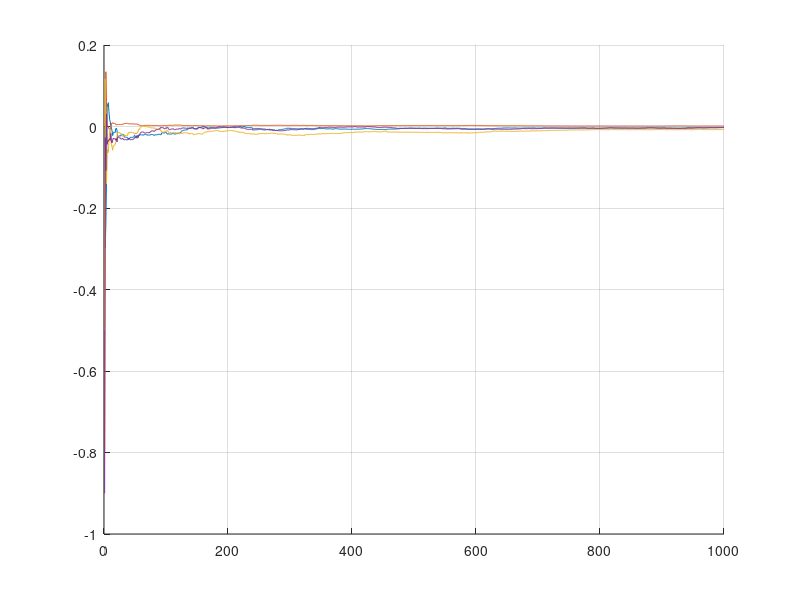

The MATLAB script that drew this image: (Note: this script raises an error after producing the figure.)
% a1=1;a2=3;b0=3;b1=2; % parametry theta
% theta = [a1;a2;b0;b1]
% n=1:1:10000; %10000 próbek
% Un = rand(1,size(n,2)); %wejściowy sygnał jednostajny n próbek;

%--------------------------------------------------------------------------
clear all;
clc
theta_r = [0.6;0.8;0.5;0.9]; %rzeczywiste theta
lambda = 1;
N=1000; %liczba probek
U = rand(N,1)*20;
%t = 0:1:N-1;
%U = sin(t);
% figure
% plot(t,U);
P=eye(4);
theta = [0;0;0;0]; %estymowana theta
Y=rand(N,1)*20;
a1 = zeros(1,N);
a2 = zeros(1,N);
b1 = zeros(1,N);
b2 = zeros(1,N);
phi = [0;0;0;0];
a1_error = zeros(1,N);
noise = normrnd(0,1,[1,N]);
for n=2:1:N
%     if n==300 %po pewnym czasie zmienia sie parametr a1
%         theta_r(1)=theta_r(1)+0.1;
%     end
    phi = [Y(n);Y(n-1);U(n);U(n-1)];
    %Y(n) = (phi')*theta_r+normrnd(0,1); %normrnd(0,1) to szum o rozkladzie normalnym [NIEskorelowany]
    Y(n) = (phi')*theta_r+0.4*noise(n)+0.6*noise(n-1); %normrnd(0,1) to szum o rozkladzie normalnym [skorelowany]
    P = (P-(P*phi*(phi')*P)/(lambda+(phi')*P*phi))/lambda;
    theta = theta+P*phi*(Y(n)-(phi')*theta);
    a1(n) = theta(1);
    a2(n) = theta(2);
    b1(n) = theta(3);
    b2(n) = theta(4);
    a1_error(n) = theta(1)-theta_r(1);
end
theta'
% figure
% hold on;
% grid on;
% plot (1:N,a1);
% plot (1:N,a2);
% plot (1:N,b1);
% plot (1:N,b2);
% txt = ['Theta estimated with ',num2str(N),' samples']; % changing nuber to char to display it in legend
% a1=['a1*=0.6, estimated a1=',num2str(a1(n))];
% a2=['a2*=0.8, estimated a2=',num2str(a2(n))];
% b1=['b1*=0.5, estimated b1=',num2str(b1(n))];
% b2=['b2*=0.9, estimated b2=',num2str(b2(n))];
% legend(a1,a2,b1,b2,'Location','SE')
% title(txt);
%------------------obliczanie bledu theta_r-theta-----------------%
figure
hold on;
grid on;
plot (1:N,a1_error);
plot (1:N,a2-theta_r(2));
plot (1:N,b1-theta_r(3));
plot (1:N,b2-theta_r(4));
%plot (1:N,error);
txt = ['Theta estimated with ',num2str(N),' samples']; % changing nuber to char to display it in legend
a1=['a1*=0.6->0.7, estimation error =',num2str(a1_error(n))];
a2=['a2*=0.8, estimation error =',num2str(a2(n)-0.8)];
b1=['b1*=0.5, estimation error =',num2str(b1(n)-0.5)];
b2=['b2*=0.9, estimation error =',num2str(b2(n)-0.9)];
legend(a1,a2,b1,b2,'Location','SE')
title(txt);
